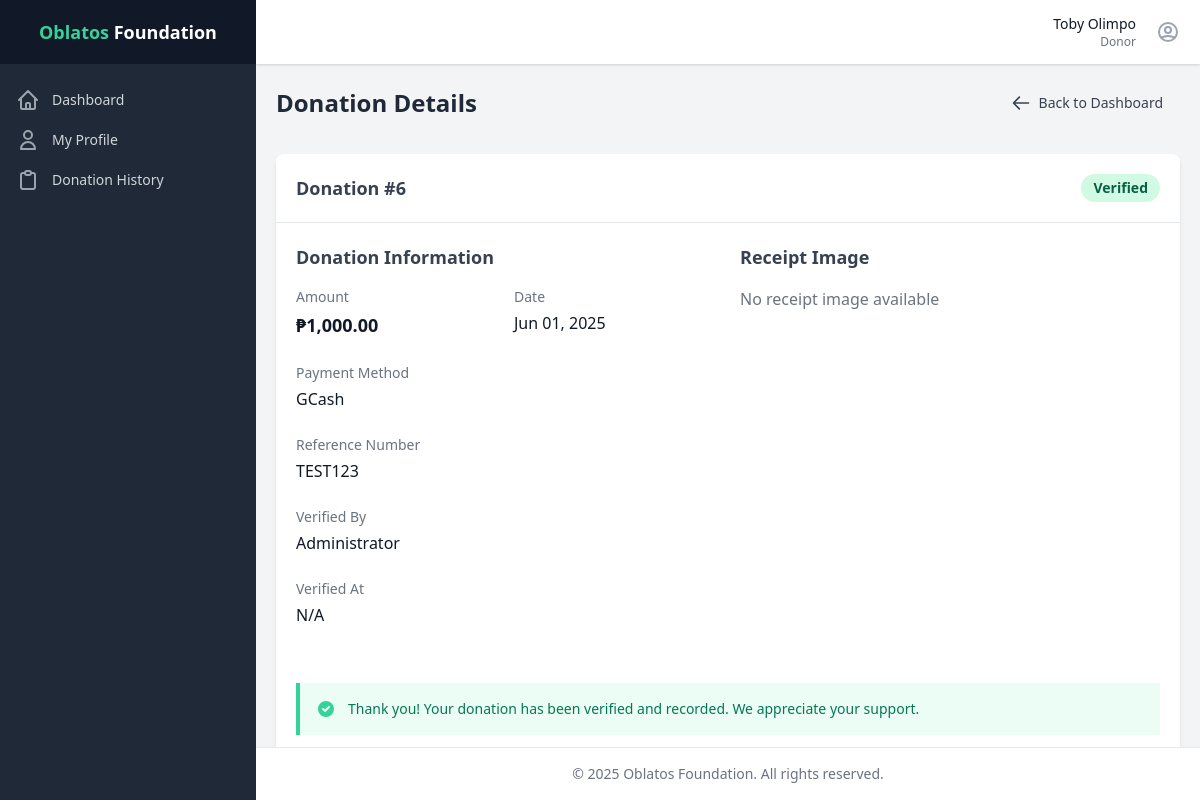
/donor/view_donation.php?id=6 (signed in), run on the app's committed database.
### tables this page shows
CREATE TABLE `donations` (
  `id` int(11) NOT NULL AUTO_INCREMENT,
  `donor_id` int(11) NOT NULL,
  `amount` decimal(10,2) NOT NULL,
  `payment_method_id` int(11) NOT NULL,
  `reference_number` varchar(50) NOT NULL,
  `created_at` timestamp NOT NULL DEFAULT current_timestamp(),
  PRIMARY KEY (`id`),
  KEY `donor_id` (`donor_id`),
  KEY `payment_method_id` (`payment_method_id`),
  KEY `idx_created_at` (`created_at`),
  CONSTRAINT `donations_ibfk_1` FOREIGN KEY (`donor_id`) REFERENCES `users` (`id`),
  CONSTRAINT `donations_ibfk_2` FOREIGN KEY (`payment_method_id`) REFERENCES `payment_methods` (`id`)
);

CREATE TABLE `user_profiles` (
  `user_id` int(11) NOT NULL,
  `full_name` varchar(100) NOT NULL,
  `display_name` varchar(255) DEFAULT NULL,
  `status` enum('active','inactive') NOT NULL DEFAULT 'active',
  PRIMARY KEY (`user_id`),
  CONSTRAINT `user_profiles_ibfk_1` FOREIGN KEY (`user_id`) REFERENCES `users` (`id`) ON DELETE CASCADE
);

### models/Donation.php (called while the page is built, shortened)
<?php
class Donation {
    private $db;
    private $table_name = "donations";
    public $id;
    public function __construct($db) {
        $this->db = $db;
    }
    public function read_one() {
        $query = "SELECT d.*,
                         pm.name as payment_method,
                         dr.receipt_number,
                         dr.payment_proof,
                         ds.name as status,
                         dsh.changed_by as verified_by,
                         dsh.changed_at as verified_at,
                         u.email as donor_email,
                         up.full_name as donor_name,
                         vup.full_name as verifier_name
                  FROM " . $this->table_name . " d
                  JOIN payment_methods pm ON d.payment_method_id = pm.id
                  LEFT JOIN donation_receipts dr ON d.id = dr.donation_id
                  LEFT JOIN (
                      SELECT donation_id, MAX(changed_at) as latest_status
                      FROM donation_status_history
                      GROUP BY donation_id
                  ) latest ON d.id = latest.donation_id
                  LEFT JOIN donation_status_history dsh ON latest.donation_id = dsh.donation_id
                      AND latest.latest_status = dsh.changed_at
                  LEFT JOIN donation_statuses ds ON dsh.status_id = ds.id
                  LEFT JOIN users u ON d.donor_id = u.id
                  LEFT JOIN user_profiles up ON u.id = up.user_id
                  LEFT JOIN users vu ON dsh.changed_by = vu.id
                  LEFT JOIN user_profiles vup ON vu.id = vup.user_id
                  WHERE d.id = :id";
        $stmt = $this->db->prepare($query);
        $stmt->bindParam(":id", $this->id);
        $stmt->execute();
        $row = $stmt->fetch(PDO::FETCH_ASSOC);
        if ($row) {
            $this->id = $row['id'];
            $this->amount = $row['amount'];
            $this->payment_method = $row['payment_method'];
            $this->reference_number = $row['reference_number'];
            $this->status = $row['status'] ?? 'pending';
            $this->created_at = $row['created_at'];
            return true;
        }
        return false;
    }
}
?>

### config/config.php (called while the page is built, shortened)
<?php
function formatPeso($amount) {
    return '₱' . number_format($amount, 2);
}
?>

### models/User.php (called while the page is built, shortened)
<?php
class User {
    private $db;
    private $table_name = "users";
    public $id;
    public function __construct($db) {
        $this->db = $db;
    }
    public function read_one() {
        try {
            $query = "SELECT u.id, u.uuid, u.username, u.email, u.password, u.created_at,
                             up.full_name, up.display_name, up.status,
                             GROUP_CONCAT(r.name) as roles
                      FROM " . $this->table_name . " u
                      LEFT JOIN user_profiles up ON u.id = up.user_id
                      LEFT JOIN user_roles ur ON u.id = ur.user_id
                      LEFT JOIN roles r ON ur.role_id = r.id
                      WHERE u.id = :id
                      GROUP BY u.id
                      LIMIT 0,1";
            $stmt = $this->db->prepare($query);
            $stmt->bindParam(":id", $this->id);
            $stmt->execute();
            if ($stmt->rowCount() > 0) {
                $row = $stmt->fetch(PDO::FETCH_ASSOC);
                $this->id = $row['id'];
                $this->full_name = $row['full_name'];
                return true;
            }
            return false;
        } catch (PDOException $e) {
            $query = "SELECT id, uuid, username, full_name, email, password, role, status, created_at
                      FROM " . $this->table_name . "
                      WHERE id = :id
                      LIMIT 0,1";
            $stmt = $this->db->prepare($query);
            $stmt->bindParam(":id", $this->id);
            $stmt->execute();
            if ($stmt->rowCount() > 0) {
                $row = $stmt->fetch(PDO::FETCH_ASSOC);
                $this->id = $row['id'];
                $this->uuid = $row['uuid'];
                $this->username = $row['username'];
                $this->full_name = $row['full_name'];
                $this->email = $row['email'];
                $this->password = $row['password'];
                $this->role = $row['role'];
                $this->status = $row['status'] ?? 'active';
                $this->created_at = $row['created_at'];
                $this->roles = [$row['role']];
                return true;
            }
            return false;
        }
    }
}
?>

### donor/view_donation.php (the view, shortened to what this page needs)
<?php
require_once '../config/config.php';
require_once '../models/Donation.php';
require_once '../models/User.php';
require_once '../includes/header.php';
$donation_id = $_GET['id'];
$database = new Database();
$db = $database->getConnection();
$donation = new Donation($db);
$donation->id = $donation_id;
if (!$donation->read_one() || $donation->donor_id != $_SESSION['user_id']) {
    redirect('donor/dashboard.php');
}
$verifier_name = '';
if (!empty($donation->verified_by)) {
    $user = new User($db);
    $user->id = $donation->verified_by;
    if ($user->read_one()) {
        $verifier_name = $user->full_name;
    }
}
$status_color = 'gray';
$status_text = 'Unknown';
switch ($donation->status) {
    case 'verified':
        $status_color = 'green';
        $status_text = 'Verified';
        break;
}
?>
<main class="flex-1 overflow-y-auto p-5">
    <div class="mb-8 flex items-center justify-between">
        <h1 class="text-2xl font-bold text-gray-800">Donation Details</h1>
        <a href="dashboard.php" class="inline-flex items-center px-4 py-2 border border-transparent text-sm font-medium rounded-md text-gray-700 bg-gray-100 hover:bg-gray-200 focus:outline-none focus:ring-2 focus:ring-offset-2 focus:ring-gray-500 transition duration-150 ease-in-out">
            <svg xmlns="http://www.w3.org/2000/svg" class="h-5 w-5 mr-2" fill="none" viewBox="0 0 24 24" stroke="currentColor">
                <path stroke-linecap="round" stroke-linejoin="round" stroke-width="2" d="M10 19l-7-7m0 0l7-7m-7 7h18" />
            </svg>
            Back to Dashboard
        </a>
    </div>
    <div class="bg-white rounded-lg shadow-md overflow-hidden">
        <div class="flex items-center justify-between p-5 border-b">
            <h2 class="text-lg font-semibold text-gray-700">Donation #<?php echo $donation->id; ?></h2>
            <span class="px-3 py-1 inline-flex text-sm leading-5 font-semibold rounded-full bg-<?php echo $status_color; ?>-100 text-<?php echo $status_color; ?>-800">
                <?php echo $status_text; ?>
            </span>
        </div>
        <div class="p-5">
            <div class="grid grid-cols-1 md:grid-cols-2 gap-6">
                <div>
                    <h3 class="text-lg font-semibold text-gray-700 mb-4">Donation Information</h3>
                    <div class="grid grid-cols-2 gap-4 mb-6">
                        <div>
                            <p class="text-sm font-medium text-gray-500">Amount</p>
                            <p class="mt-1 text-lg font-semibold text-gray-900"><?php echo formatPeso($donation->amount); ?></p>
                        </div>
                        <div>
                            <p class="text-sm font-medium text-gray-500">Date</p>
                            <p class="mt-1 text-gray-900"><?php echo date('M d, Y', strtotime($donation->created_at)); ?></p>
                        </div>
                    </div>
                    <div class="mb-6">
                        <p class="text-sm font-medium text-gray-500">Payment Method</p>
                        <p class="mt-1 text-gray-900">
                            <?php echo $donation->payment_method === 'bank_transfer' ? 'Bank Transfer' : 'GCash'; ?>
                        </p>
                    </div>
                    <div class="mb-6">
                        <p class="text-sm font-medium text-gray-500">Reference Number</p>
                        <p class="mt-1 text-gray-900"><?php echo $donation->reference_number; ?></p>
                    </div>
                    <?php if ($donation->status === 'verified'): ?>
                    <div class="mb-6">
                        <p class="text-sm font-medium text-gray-500">Verified By</p>
                        <p class="mt-1 text-gray-900"><?php echo htmlspecialchars($verifier_name); ?></p>
                    </div>
                    <div class="mb-6">
                        <p class="text-sm font-medium text-gray-500">Verified At</p>
                        <p class="mt-1 text-gray-900"><?php echo !empty($donation->verification_date) ? date('M d, Y h:i A', strtotime($donation->verification_date)) : 'N/A'; ?></p>
                    </div>
                    <?php endif; ?>
                </div>
                <div>
                    <h3 class="text-lg font-semibold text-gray-700 mb-4">Receipt Image</h3>
                    <?php if (!empty($donation->payment_proof) && file_exists("../uploads/receipts/" . $donation->payment_proof)): ?>
                    <div class="border rounded-lg overflow-hidden">
                        <img src="../uploads/receipts/<?php echo htmlspecialchars($donation->payment_proof); ?>" alt="Receipt" class="w-full h-auto">
                    </div>
                    <?php else: ?>
                    <p class="text-gray-500">No receipt image available</p>
                    <?php endif; ?>
                </div>
            </div>
            <?php if ($donation->status === 'pending'): ?>
            <div class="mt-8 bg-blue-50 border-l-4 border-blue-400 p-4">
                <div class="flex">
                    <div class="flex-shrink-0">
                        <svg class="h-5 w-5 text-blue-400" xmlns="http://www.w3.org/2000/svg" viewBox="0 0 20 20" fill="currentColor">
                            <path fill-rule="evenodd" d="M18 10a8 8 0 11-16 0 8 8 0 0116 0zm-7-4a1 1 0 11-2 0 1 1 0 012 0zM9 9a1 1 0 000 2v3a1 1 0 001 1h1a1 1 0 100-2v-3a1 1 0 00-1-1H9z" clip-rule="evenodd" />
                        </svg>
                    </div>
                    <div class="ml-3">
                        <p class="text-sm text-blue-700">
                            Your donation is pending verification by our cashier. This usually takes 1-2 business days.
                        </p>
                    </div>
                </div>
            </div>
            <?php elseif ($donation->status === 'verified'): ?>
            <div class="mt-8 bg-green-50 border-l-4 border-green-400 p-4">
                <div class="flex">
                    <div class="flex-shrink-0">
                        <svg class="h-5 w-5 text-green-400" xmlns="http://www.w3.org/2000/svg" viewBox="0 0 20 20" fill="currentColor">
                            <path fill-rule="evenodd" d="M10 18a8 8 0 100-16 8 8 0 000 16zm3.707-9.293a1 1 0 00-1.414-1.414L9 10.586 7.707 9.293a1 1 0 00-1.414 1.414l2 2a1 1 0 001.414 0l4-4z" clip-rule="evenodd" />
                        </svg>
                    </div>
                    <div class="ml-3">
                        <p class="text-sm text-green-700">
                            Thank you! Your donation has been verified and recorded. We appreciate your support.
                        </p>
                    </div>
                </div>
            </div>
            <?php endif; ?>
        </div>
    </div>
</main>
<?php require_once '../includes/footer.php'; ?>

### data on the page
donations: id "6", amount "₱1,000.00", created_at "Jun 01, 2025", reference_number "TEST123"
user_profiles: full_name "Administrator"

### other printed values
$_SESSION['name'] "Toby Olimpo"
$_SESSION['role'] "Donor"
$status_text "Verified"
APP_NAME "Oblatos Foundation"
